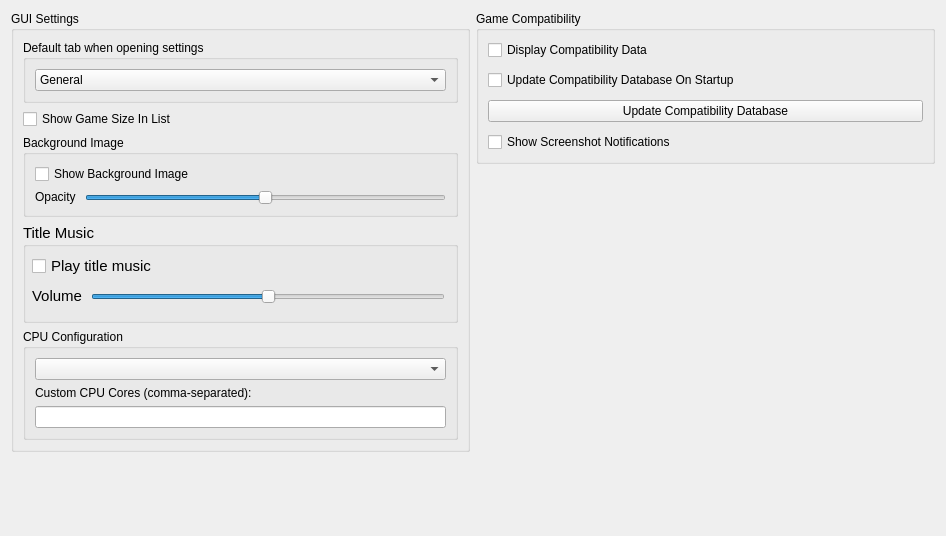
						<widget class="QWidget" name="guiTabContents">
							<property name="geometry">
								<rect>
									<x>0</x>
									<y>0</y>
									<width>946</width>
									<height>536</height>
								</rect>
							</property>
							<layout class="QVBoxLayout" name="guiTabVLayout" stretch="0">
								<item>
									<layout class="QHBoxLayout" name="horizontalLayout_1">
										<property name="leftMargin">
											<number>0</number>
										</property>
										<property name="topMargin">
											<number>0</number>
										</property>
										<item>
											<layout class="QVBoxLayout" name="GUITabLayoutMiddle" stretch="0,0">
												<property name="bottomMargin">
													<number>0</number>
												</property>
												<item>
													<widget class="QGroupBox" name="GUIgroupBox">
														<property name="sizePolicy">
															<sizepolicy hsizetype="Preferred" vsizetype="Maximum">
																<horstretch>0</horstretch>
																<verstretch>0</verstretch>
															</sizepolicy>
														</property>
														<property name="minimumSize">
															<size>
																<width>0</width>
																<height>0</height>
															</size>
														</property>
														<property name="title">
															<string>GUI Settings</string>
														</property>
														<layout class="QVBoxLayout" name="GUILayout">
															<property name="leftMargin">
																<number>9</number>
															</property>
															<property name="topMargin">
																<number>9</number>
															</property>
															<property name="rightMargin">
																<number>9</number>
															</property>
															<property name="bottomMargin">
																<number>9</number>
															</property>
															<item>
																<widget class="QGroupBox" name="chooseHomeTabGroupBox">
																	<property name="title">
																		<string>Default tab when opening settings</string>
																	</property>
																	<layout class="QVBoxLayout" name="tabSettingsLayout">
																		<property name="leftMargin">
																			<number>9</number>
																		</property>
																		<property name="topMargin">
																			<number>9</number>
																		</property>
																		<property name="rightMargin">
																			<number>9</number>
																		</property>
																		<property name="bottomMargin">
																			<number>9</number>
																		</property>
																		<item>
																			<widget class="QComboBox" name="chooseHomeTabComboBox">
																				<property name="sizePolicy">
																					<sizepolicy hsizetype="Preferred" vsizetype="Fixed">
																						<horstretch>0</horstretch>
																						<verstretch>0</verstretch>
																					</sizepolicy>
																				</property>
																				<item>
																					<property name="text">
																						<string>General</string>
																					</property>
																				</item>
																				<item>
																					<property name="text">
																						<string>GUI</string>
																					</property>
																				</item>
																				<item>
																					<property name="text">
																						<string>Graphics</string>
																					</property>
																				</item>
																				<item>
																					<property name="text">
																						<string>User</string>
																					</property>
																				</item>
																				<item>
																					<property name="text">
																						<string>Input</string>
																					</property>
																				</item>
																				<item>
																					<property name="text">
																						<string>Paths</string>
																					</property>
																				</item>
																				<item>
																					<property name="text">
																						<string>Log</string>
																					</property>
																				</item>
																				<item>
																					<property name="text">
																						<string>Debug</string>
																					</property>
																				</item>
																			</widget>
																		</item>
																	</layout>
																</widget>
															</item>
															<item>
																<widget class="QCheckBox" name="gameSizeCheckBox">
																	<property name="text">
																		<string>Show Game Size In List</string>
																	</property>
																</widget>
															</item>
															<item>
																<widget class="QGroupBox" name="GUIBackgroundImageGroupBox">
																	<property name="sizePolicy">
																		<sizepolicy hsizetype="Expanding" vsizetype="Minimum">
																			<horstretch>0</horstretch>
																			<verstretch>0</verstretch>
																		</sizepolicy>
																	</property>
																	<property name="title">
																		<string>Background Image</string>
																	</property>
																	<layout class="QVBoxLayout" name="backgroundImageVLayout">
																		<property name="leftMargin">
																			<number>9</number>
																		</property>
																		<property name="topMargin">
																			<number>9</number>
																		</property>
																		<property name="rightMargin">
																			<number>9</number>
																		</property>
																		<property name="bottomMargin">
																			<number>9</number>
																		</property>
																		<item>
																			<widget class="QCheckBox" name="showBackgroundImageCheckBox">
																				<property name="sizePolicy">
																					<sizepolicy hsizetype="Minimum" vsizetype="Fixed">
																						<horstretch>0</horstretch>
																						<verstretch>0</verstretch>
																					</sizepolicy>
																				</property>
																				<property name="text">
																					<string>Show Background Image</string>
																				</property>
																			</widget>
																		</item>
																		<item>
																			<layout class="QHBoxLayout" name="opacityLayout">
																				<property name="spacing">
																					<number>9</number>
																				</property>
																				<item>
																					<widget class="QLabel" name="backgroundImageOpacityLabel">
																						<property name="sizePolicy">
																							<sizepolicy hsizetype="Maximum" vsizetype="Fixed">
																								<horstretch>0</horstretch>
																								<verstretch>0</verstretch>
																							</sizepolicy>
																						</property>
																						<property name="text">
																							<string>Opacity</string>
																						</property>
																					</widget>
																				</item>
																				<item>
																					<widget class="QSlider" name="backgroundImageOpacitySlider">
																						<property name="sizePolicy">
																							<sizepolicy hsizetype="Expanding" vsizetype="Fixed">
																								<horstretch>0</horstretch>
																								<verstretch>0</verstretch>
																							</sizepolicy>
																						</property>
																						<property name="minimum">
																							<number>0</number>
																						</property>
																						<property name="maximum">
																							<number>100</number>
																						</property>
																						<property name="value">
																							<number>50</number>
																						</property>
																						<property name="orientation">
																							<enum>Qt::Orientation::Horizontal</enum>
																						</property>
																					</widget>
																				</item>
																			</layout>
																		</item>
																	</layout>
																</widget>
															</item>
															<item>
																<widget class="QGroupBox" name="GUIMusicGroupBox">
																	<property name="sizePolicy">
																		<sizepolicy hsizetype="Expanding" vsizetype="Expanding">
																			<horstretch>0</horstretch>
																			<verstretch>0</verstretch>
																		</sizepolicy>
																	</property>
																	<property name="minimumSize">
																		<size>
																			<width>0</width>
																			<height>100</height>
																		</size>
																	</property>
																	<property name="maximumSize">
																		<size>
																			<width>16777215</width>
																			<height>16777215</height>
																		</size>
																	</property>
																	<property name="font">
																		<font>
																			<pointsize>11</pointsize>
																			<bold>false</bold>
																			<kerning>true</kerning>
																		</font>
																	</property>
																	<property name="autoFillBackground">
																		<bool>false</bool>
																	</property>
																	<property name="title">
																		<string>Title Music</string>
																	</property>
																	<property name="flat">
																		<bool>false</bool>
																	</property>
																	<widget class="QCheckBox" name="playBGMCheckBox">
																		<property name="geometry">
																			<rect>
																				<x>9</x>
																				<y>30</y>
																				<width>416</width>
																				<height>26</height>
																			</rect>
																		</property>
																		<property name="sizePolicy">
																			<sizepolicy hsizetype="Minimum" vsizetype="Fixed">
																				<horstretch>0</horstretch>
																				<verstretch>0</verstretch>
																			</sizepolicy>
																		</property>
																		<property name="text">
																			<string>Play title music</string>
																		</property>
																	</widget>
																	<widget class="QWidget" name="horizontalLayoutWidget">
																		<property name="geometry">
																			<rect>
																				<x>0</x>
																				<y>50</y>
																				<width>431</width>
																				<height>47</height>
																			</rect>
																		</property>
																		<layout class="QHBoxLayout" name="horizontalLayout">
																			<property name="spacing">
																				<number>9</number>
																			</property>
																			<property name="leftMargin">
																				<number>9</number>
																			</property>
																			<property name="topMargin">
																				<number>9</number>
																			</property>
																			<property name="rightMargin">
																				<number>9</number>
																			</property>
																			<property name="bottomMargin">
																				<number>9</number>
																			</property>
																			<item>
																				<widget class="QLabel" name="label_Volume">
																					<property name="sizePolicy">
																						<sizepolicy hsizetype="Maximum" vsizetype="Fixed">
																							<horstretch>0</horstretch>
																							<verstretch>0</verstretch>
																						</sizepolicy>
																					</property>
																					<property name="maximumSize">
																						<size>
																							<width>16777215</width>
																							<height>16777215</height>
																						</size>
																					</property>
																					<property name="text">
																						<string>Volume</string>
																					</property>
																				</widget>
																			</item>
																			<item>
																				<widget class="QSlider" name="BGMVolumeSlider">
																					<property name="sizePolicy">
																						<sizepolicy hsizetype="Expanding" vsizetype="Preferred">
																							<horstretch>0</horstretch>
																							<verstretch>0</verstretch>
																						</sizepolicy>
																					</property>
																					<property name="toolTip">
																						<string>Set the volume of the background music.</string>
																					</property>
																					<property name="maximum">
																						<number>100</number>
																					</property>
																					<property name="singleStep">
																						<number>10</number>
																					</property>
																					<property name="pageStep">
																						<number>20</number>
																					</property>
																					<property name="value">
																						<number>50</number>
																					</property>
																					<property name="orientation">
																						<enum>Qt::Orientation::Horizontal</enum>
																					</property>
																					<property name="invertedAppearance">
																						<bool>false</bool>
																					</property>
																					<property name="invertedControls">
																						<bool>false</bool>
																					</property>
																					<property name="tickPosition">
																						<enum>QSlider::TickPosition::NoTicks</enum>
																					</property>
																					<property name="tickInterval">
																						<number>10</number>
																					</property>
																				</widget>
																			</item>
																		</layout>
																	</widget>
																</widget>
															</item>
															<item>
																<widget class="QGroupBox" name="cpuSettingsGroupBox">
																	<property name="title">
																		<string>CPU Configuration</string>
																	</property>
																	<layout class="QVBoxLayout" name="cpuSettingsLayout">
																		<property name="spacing">
																			<number>6</number>
																		</property>
																		<property name="leftMargin">
																			<number>9</number>
																		</property>
																		<property name="topMargin">
																			<number>9</number>
																		</property>
																		<property name="rightMargin">
																			<number>9</number>
																		</property>
																		<property name="bottomMargin">
																			<number>9</number>
																		</property>
																		<item>
																			<widget class="QComboBox" name="cpuCoreModeComboBox"/>
																		</item>
																		<item>
																			<widget class="QLabel" name="cpuCoresLabel">
																				<property name="text">
																					<string>Custom CPU Cores (comma-separated):</string>
																				</property>
																			</widget>
																		</item>
																		<item>
																			<widget class="QLineEdit" name="customCpuCoresLineEdit"/>
																		</item>
																	</layout>
																</widget>
															</item>
														</layout>
													</widget>
												</item>
												<item>
													<spacer name="verticalSpacer_7">
														<property name="orientation">
															<enum>Qt::Orientation::Vertical</enum>
														</property>
														<property name="sizeHint" stdset="0">
															<size>
																<width>20</width>
																<height>40</height>
															</size>
														</property>
													</spacer>
												</item>
											</layout>
										</item>
										<item>
											<layout class="QVBoxLayout" name="CompatTabLayoutRight" stretch="0,0">
												<property name="spacing">
													<number>6</number>
												</property>
												<property name="bottomMargin">
													<number>0</number>
												</property>
												<item>
													<widget class="QGroupBox" name="CompatgroupBox">
														<property name="sizePolicy">
															<sizepolicy hsizetype="Preferred" vsizetype="Preferred">
																<horstretch>0</horstretch>
																<verstretch>0</verstretch>
															</sizepolicy>
														</property>
														<property name="minimumSize">
															<size>
																<width>0</width>
																<height>0</height>
															</size>
														</property>
														<property name="baseSize">
															<size>
																<width>0</width>
																<height>0</height>
															</size>
														</property>
														<property name="title">
															<string>Game Compatibility</string>
														</property>
														<layout class="QVBoxLayout" name="CompatLayout">
															<property name="spacing">
																<number>10</number>
															</property>
															<property name="leftMargin">
																<number>9</number>
															</property>
															<property name="topMargin">
																<number>9</number>
															</property>
															<property name="rightMargin">
																<number>9</number>
															</property>
															<property name="bottomMargin">
																<number>9</number>
															</property>
															<item>
																<widget class="QCheckBox" name="enableCompatibilityCheckBox">
																	<property name="text">
																		<string>Display Compatibility Data</string>
																	</property>
																</widget>
															</item>
															<item>
																<widget class="QCheckBox" name="checkCompatibilityOnStartupCheckBox">
																	<property name="text">
																		<string>Update Compatibility Database On Startup</string>
																	</property>
																</widget>
															</item>
															<item>
																<widget class="QPushButton" name="updateCompatibilityButton">
																	<property name="sizePolicy">
																		<sizepolicy hsizetype="MinimumExpanding" vsizetype="Fixed">
																			<horstretch>0</horstretch>
																			<verstretch>0</verstretch>
																		</sizepolicy>
																	</property>
																	<property name="minimumSize">
																		<size>
																			<width>0</width>
																			<height>0</height>
																		</size>
																	</property>
																	<property name="maximumSize">
																		<size>
																			<width>16777215</width>
																			<height>16777215</height>
																		</size>
																	</property>
																	<property name="text">
																		<string>Update Compatibility Database</string>
																	</property>
																</widget>
															</item>
															<item>
																<widget class="QCheckBox" name="enableScreenshotNotificationsCheckBox">
																	<property name="text">
																		<string>Show Screenshot Notifications</string>
																	</property>
																</widget>
															</item>
														</layout>
													</widget>
												</item>
												<item>
													<spacer name="verticalSpacer_6">
														<property name="orientation">
															<enum>Qt::Orientation::Vertical</enum>
														</property>
														<property name="sizeHint" stdset="0">
															<size>
																<width>20</width>
																<height>40</height>
															</size>
														</property>
													</spacer>
												</item>
											</layout>
										</item>
									</layout>
								</item>
							</layout>
						</widget>
